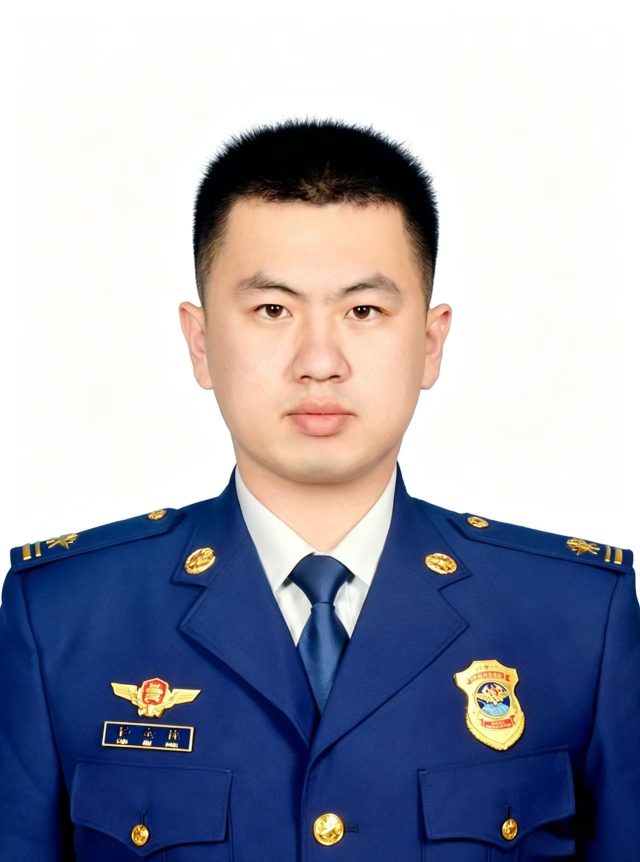
#> input picture tmp/ps/img1.jpg, 1280 x 1723 px (shown at 1/2 size)
$ python composite2.py
#> lines starting #> are read from the running program, lines starting #| are printed output that depends on the picture; after the words box and inside, x2 and y2 are one past the last pixel; in counts of white or black regions, pixels touching at a corner belong together
#!/usr/bin/env python3
"""Head-swap: paste source head (img2) onto base body (img1).
Uses face-box-width scale + face-center anchor (validated by two independent analyses),
silhouette-adaptive source mask (skin+hair, trimmed above the clothing), feathered composite,
per-channel color match to blend skin tone."""
import cv2, numpy as np

BASE="img1.jpg"; SRC="img2.jpg"; OUT="result.png"
base=cv2.imread(BASE); src=cv2.imread(SRC)
#> further down, base is the input picture: shape (1723, 1280, 3); mean B, G, R 176.7, 160.9, 158.1
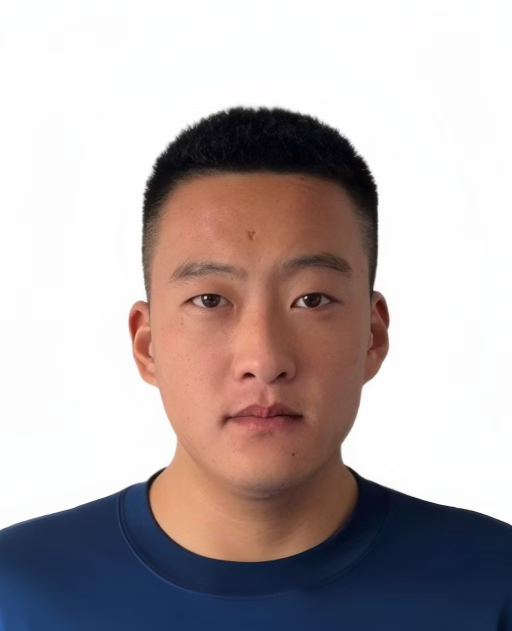
#> input picture tmp/ps/img2.jpg, 1024 x 1262 px (shown at 1/2 size)
#> further down, src is the input picture: shape (1262, 1024, 3); mean B, G, R 171.9, 171.3, 181.3
H,W=base.shape[:2]; h,w=src.shape[:2]
#> after `H, W = base.shape[:2]`: H = 1723; W = 1280
#> after `h, w = src.shape[:2]`: h = 1262; w = 1024

# ---- face boxes (validated, two sets averaged) ----
# base face box (subagent (376,415,521,521); ours (396,432,477,477)) -> use subagent's cleaner box
bf_box=(376,415,521,521)
sf_box=(249,391,546,546)
bfx,bfy,bfw,bfh=bf_box; sfx,sfy,sfw,sfh=sf_box
b_fc=(bfx+bfw/2, bfy+bfh/2)   # base face center
s_fc=(sfx+sfw/2, sfy+sfh/2)   # source face center
scale=bfw/sfw                  # ~0.95
# map source faces onto base: similarity (scale + translation, no rotation for frontal faces)
t=(b_fc[0]-scale*s_fc[0], b_fc[1]-scale*s_fc[1])
A=np.array([[scale,0,t[0]],[0,scale,t[1]]],dtype=np.float64)

# ---- source head silhouette mask ----
fx,fy,fw,fh=sfx,sfy,sfw,sfh
hsv=cv2.cvtColor(src,cv2.COLOR_BGR2HSV)
#> hsv: shape (1262, 1024, 3); mean H, S, V 35.3, 62, 190.1
skin=cv2.inRange(hsv,(0,30,40),(25,170,255))|cv2.inRange(hsv,(150,30,40),(180,170,255))
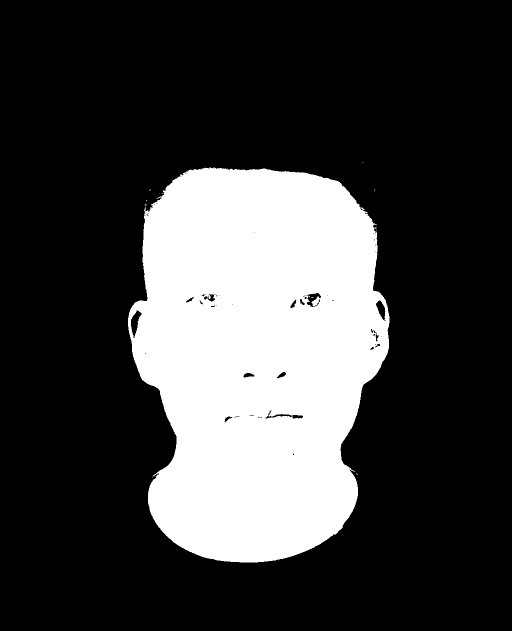
#> skin: shape (1262, 1024) (shown at 1/2 size); 24.8% white; 18 white regions (17 under 20 px), largest, box (x1, y1, x2, y2) and area: (256, 335, 779, 1125) 321047
lab=cv2.cvtColor(src,cv2.COLOR_BGR2LAB); L=lab[...,0]
#> after `lab = cv2.cvtColor(src, cv2.COLOR_BGR2LAB)`: lab: shape (1262, 1024, 3); mean of channels 0, 1, 2 176.6, 133.4, 129.1
#> after `L = lab[..., 0]`:
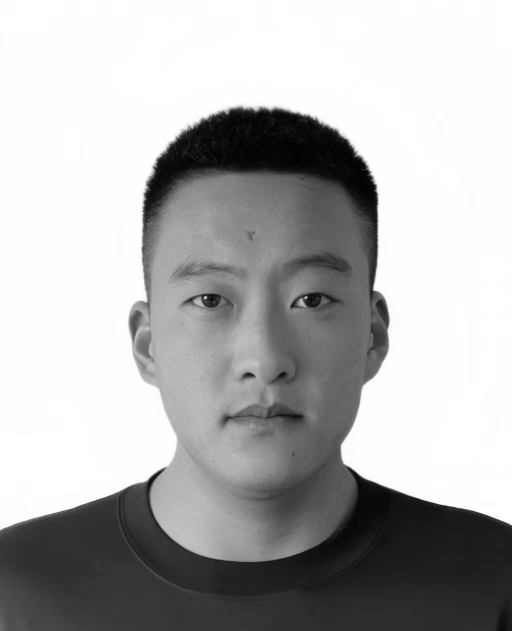
#> L: shape (1262, 1024) (shown at 1/2 size); min 0, max 255, mean 176.6
dark=(L<95).astype(np.uint8)*255
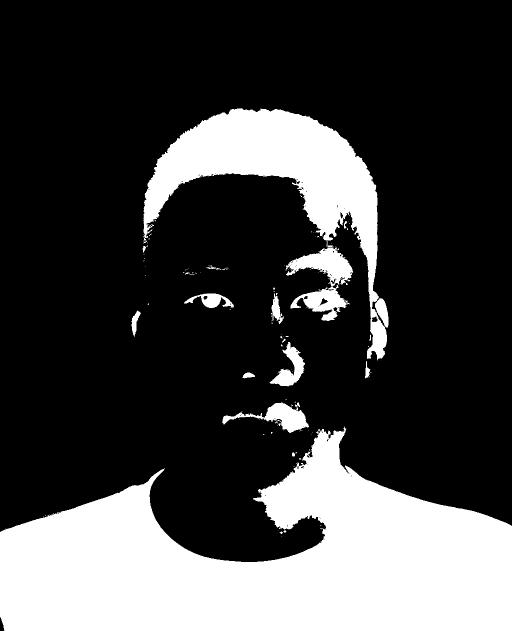
#> dark: shape (1262, 1024) (shown at 1/2 size); 25.9% white; 121 white regions (102 under 20 px), largest, box (x1, y1, x2, y2) and area: (0, 853, 1024, 1262) 247568, (287, 216, 777, 721) 69289, (571, 491, 706, 642) 8524
box=np.zeros_like(skin); box[int(fy-0.38*fh):int(fy+1.10*fh),int(fx-0.30*fw):int(fx+1.30*fw)]=255
head=((skin|dark)&box)
#> head: shape (1262, 1024); 25.5% white; 1 white region, box (x1, y1, x2, y2) and area: (223, 216, 815, 991) 329575
head=cv2.morphologyEx(head,cv2.MORPH_CLOSE,np.ones((31,31),np.uint8))
#> head: shape (1262, 1024); 25.6% white; 1 white region, box (x1, y1, x2, y2) and area: (223, 216, 815, 991) 330478
head=cv2.dilate(head,np.ones((21,21),np.uint8))
#> head: shape (1262, 1024); 28% white; 1 white region, box (x1, y1, x2, y2) and area: (213, 206, 825, 1001) 362298
n,lbl,st,ce=cv2.connectedComponentsWithStats(head)
#> n = 2; st = [[0, 0, 1024, 1262, 929990], [213, 206, 612, 795, 362298]]; ce = [[508.5, 635.8], [519.3, 616.9]]
if n>1:
    idx=1+int(np.argmax(st[1:,cv2.CC_STAT_AREA])); head=(lbl==idx).astype(np.uint8)*255
#> after `idx = 1 + int(np.argmax(st[1:, cv2.CC_STAT_AREA]))`: idx = 1
chin=fy+fh
head[int(chin+0.10*fh):,:]=0                       # trim clothing below the neck
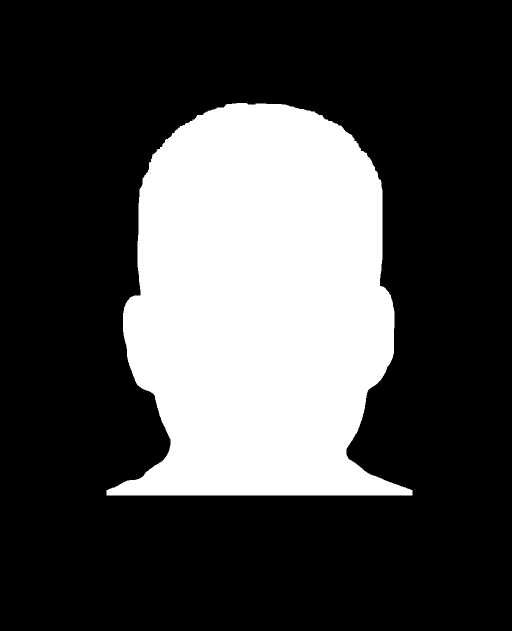
#> head: shape (1262, 1024) (shown at 1/2 size); 27.6% white; 1 white region, box (x1, y1, x2, y2) and area: (213, 206, 825, 991) 356178
head=cv2.morphologyEx(head,cv2.MORPH_OPEN,np.ones((7,7),np.uint8))
core=cv2.GaussianBlur(head.astype(np.float32),(0,0),sigmaX=12)/255.0
core=np.clip(core,0,1)
# soft outer feather on the retained silhouette (avoids hard stub against base hair/shoulders)
feather=cv2.GaussianBlur((core>0).astype(np.float32),(0,0),sigmaX=26); feather=np.clip(feather*1.6,0,1)
mask_src=np.maximum(core, feather*(core>0).astype(np.float32))
mask_src=np.clip(mask_src,0,1)

# ---- warp source + mask into base frame ----
warp=cv2.warpAffine(src,A,(W,H),flags=cv2.INTER_LINEAR,borderMode=cv2.BORDER_REPLICATE)
mask=cv2.warpAffine(mask_src,A,(W,H),flags=cv2.INTER_LINEAR,borderMode=cv2.BORDER_REPLICATE)
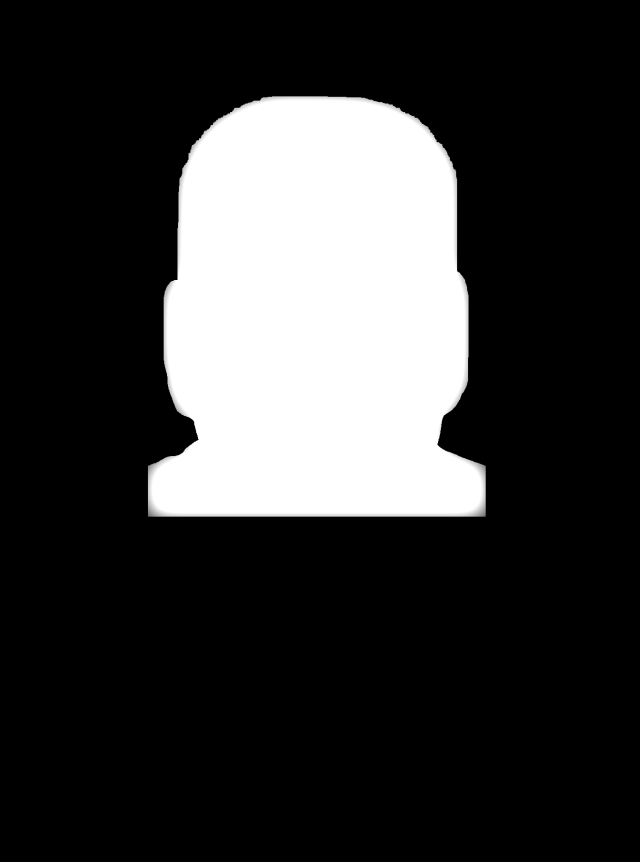
#> mask: shape (1723, 1280) float32 (shown at 1/2 size); min 0, max 1, mean 0.212
mask=np.clip(mask,0,1)[:,:,None]

# ---- color match the source patch to the base head region it covers ----
def stats(im,m):
    sel=im[m[...,0]>0.25]
    return (sel.mean(axis=0), sel.std(axis=0)+1e-6) if sel.size else None
bs=stats(base.astype(np.float32),mask); ss=stats(warp.astype(np.float32),mask)
#> after `bs = stats(base.astype(np.float32), mask)`: bs = ([158.3, 173, 197.8], [79.28, 81.23, 87.45])
#> after `ss = stats(warp.astype(np.float32), mask)`: ss = ([128.7, 138.5, 169.1], [85.04, 82.79, 78.84])
if bs and ss:
    (mb,sb),(ms,ssd)=bs,ss
#> mb = [158.3, 173, 197.8]; sb = [79.28, 81.23, 87.45]; ms = [128.7, 138.5, 169.1]; ssd = [85.04, 82.79, 78.84]
    warp=np.clip((warp.astype(np.float32)-ms)/ssd*sb+mb,0,255).astype(np.uint8)

# ---- composite ----
out=base.astype(np.float32)*(1-mask)+warp.astype(np.float32)*mask
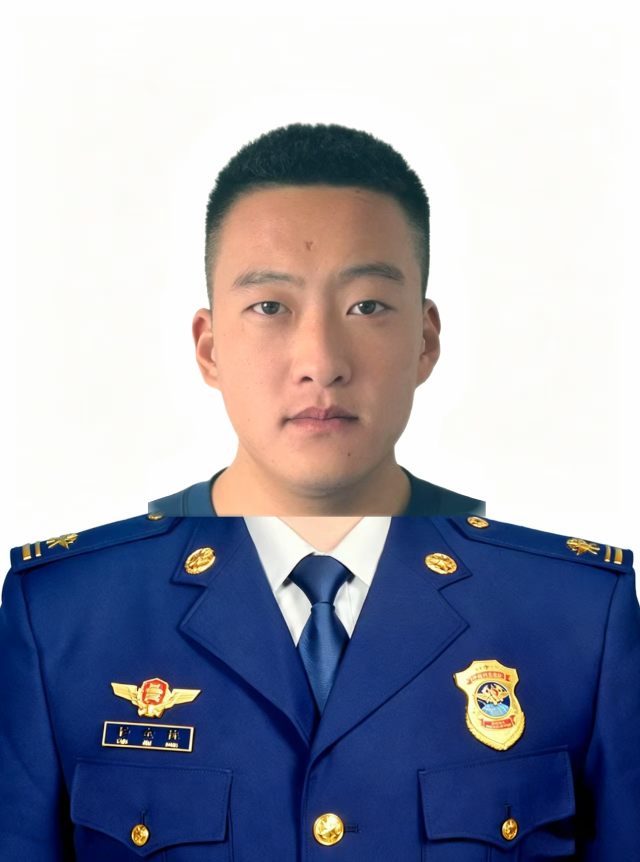
#> out: shape (1723, 1280, 3) float32 (shown at 1/2 size); mean B, G, R 177.1, 160.2, 157; drawn with min black and max white
out=out.clip(0,255).astype(np.uint8)
cv2.imwrite(OUT,out)
cv2.imwrite("_mask2.png",(mask*255).astype(np.uint8))
cv2.imwrite("_warp2.png",warp)

# diagnostics: coverage of base head region by the pasted mask
fxb,fyb,fwb,fhb=bf_box
cov=(mask[int(fyb):int(fyb+fhb),int(fxb):int(fxb+fwb)]>0.25).mean()
#> cov = 0.993
print("scale=%.3f  A=\n%s"%(scale,np.array2string(A,precision=2)))
print("base head-region coverage by pasted mask: %.1f%%"%(cov*100))
#| base head-region coverage by pasted mask: 99.3%
print("mask base bbox:",cv2.boundingRect((mask*255).astype(np.uint8)))
#| mask base bbox: (295, 192, 677, 842)
print("wrote",OUT,out.shape)
#| wrote result.png (1723, 1280, 3)
